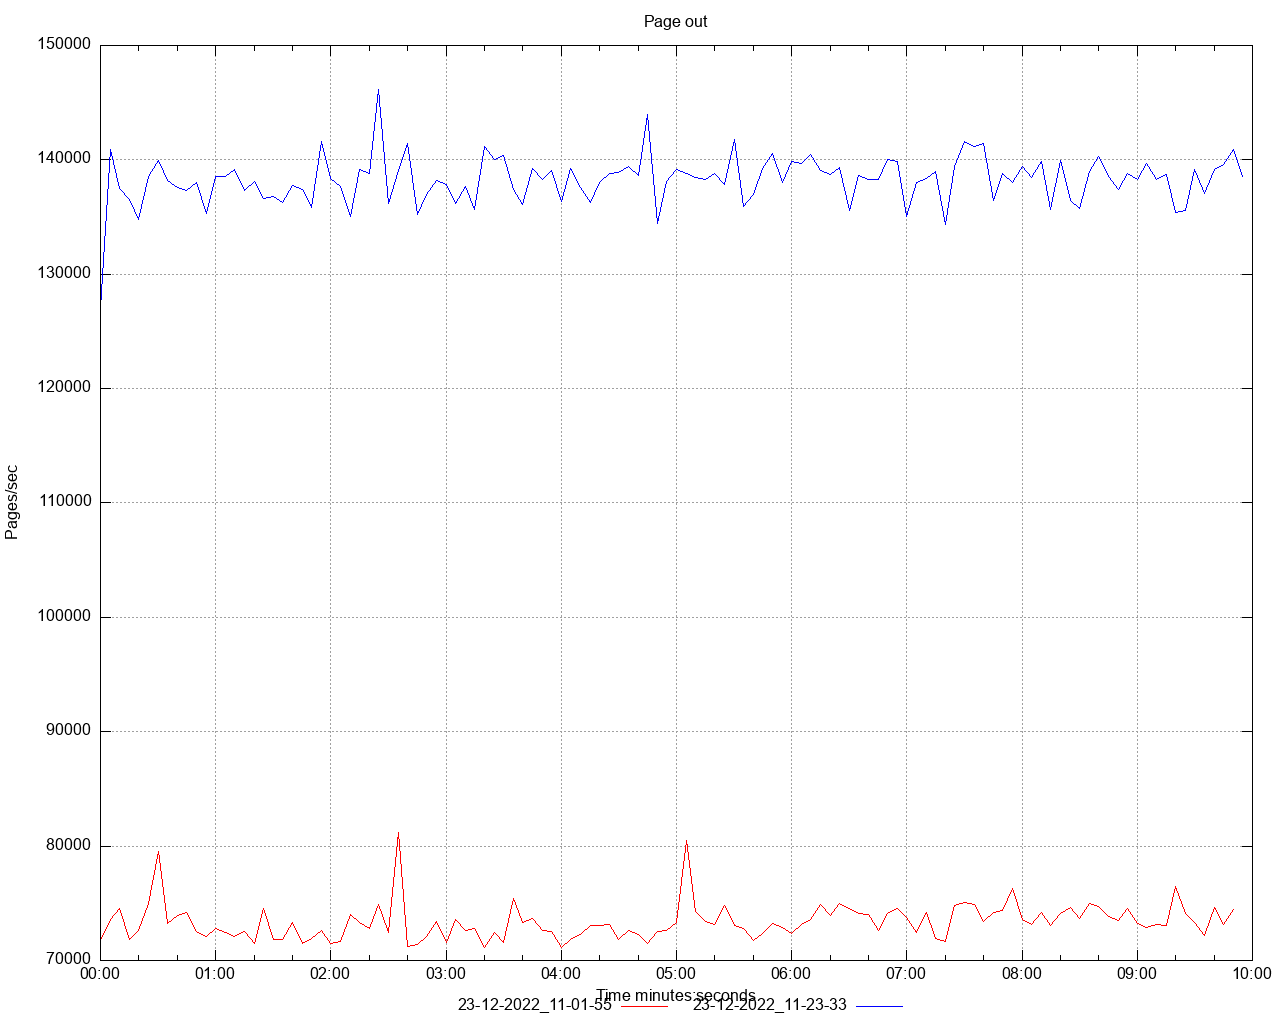

The gnuplot source for this figure:
set title 'Page out' noenhanced
set style data lines
set datafile separator ","
set terminal png size 1280,1024
set grid
set key below
set xdata time
set timefmt "%s"
offset = 0
t0(x)=(offset=($0==0) ? x : offset, x - offset)
set xlabel 'Time minutes:seconds'
set ylabel 'Pages/sec'
set output '/Users/ahmet.mircik/Workspace/python/hazelcast-simulator/offload-benchmarks/report/dstat/page_out_A3.png'
plot \
   '/Users/ahmet.mircik/Workspace/python/hazelcast-simulator/offload-benchmarks/report/data/page_out_A3_1.data' using (t0(timecolumn(1))):2 title "23-12-2022_11-01-55" noenhanced lt rgb "red", \
   '/Users/ahmet.mircik/Workspace/python/hazelcast-simulator/offload-benchmarks/report/data/page_out_A3_2.data' using (t0(timecolumn(1))):2 title "23-12-2022_11-23-33" noenhanced lt rgb "blue", \
